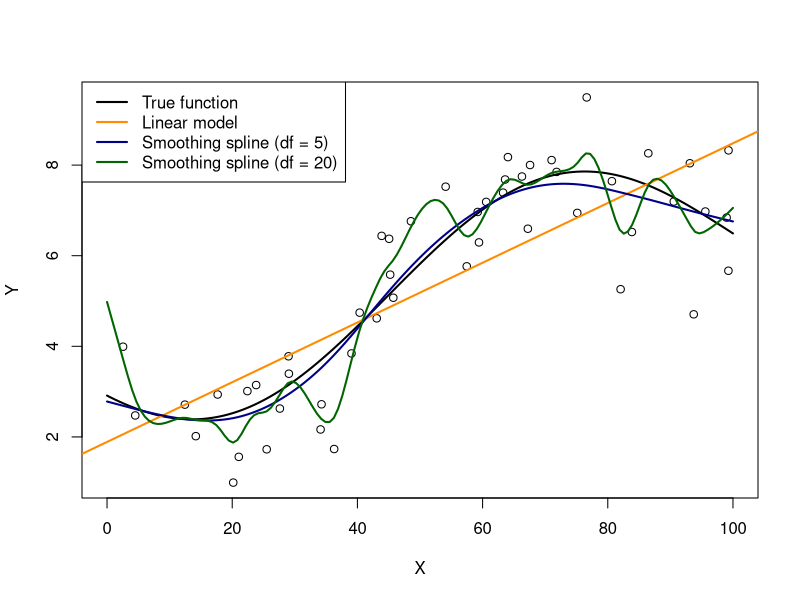

Write R code to recreate this figure.
## Figure 2.9
set.seed(321)

n <- 50

## true function
true_f <- function(x) {
  4 + 0.025 * x + 2* sin(10 + x * 2 * pi / 110)
}

## generate data points for plotting true function
xx     <- seq(0, 100, length.out = 150)
fxx    <- true_f(xx)

## generate training data (x, y)
x_vec  <- runif(n, min = 0, max = 100)
e_vec  <- rnorm(n)
y_vec  <- true_f(x_vec) + e_vec

## fit a simple linear regression model
lm_fit      <- lm(y_vec ~ x_vec)

## fit two smoothing spline models with different degrees of freedom
ss_fit_df5  <- smooth.spline(x_vec, y_vec, df = 5)
ss_fit_df20 <- smooth.spline(x_vec, y_vec, df = 20)


## plot the true function, the training data, and the fitted models
plot(x    = xx, 
     y    = fxx, 
     type = "l", lwd  = 2,
     ylim = range(y_vec), 
     ylab = "Y", xlab = "X")
points(x = x_vec, y = y_vec)
abline(lm_fit, col = "darkorange", lwd = 2)
lines(predict(ss_fit_df5, x=xx), col = "darkblue", lwd = 2)
lines(predict(ss_fit_df20, x=xx), col = "darkgreen", lwd = 2)

## adding a legend
legend("topleft", 
       legend = c("True function", 
       "Linear model", "Smoothing spline (df = 5)", 
       "Smoothing spline (df = 20)"), 
       col    = c("black", "darkorange", "darkblue", "darkgreen"), 
       lty    = c(1, 1, 1, 1), 
       lwd    = c(2, 2, 2, 2))

## compute training MSE
(MSE_train_lm      <- mean((y_vec - predict(lm_fit, newdata = data.frame("x_vec" = x_vec)))^2))
(MSE_train_ss_df5  <- mean((y_vec - predict(ss_fit_df5,  x=x_vec)$y)^2))
(MSE_train_ss_df20 <- mean((y_vec - predict(ss_fit_df20, x=x_vec)$y)^2))


## compute test MSE

## generate test data (x, y)
x_test_vec  <- runif(n, min = 0, max = 100)
e_test_vec  <- rnorm(n)
y_test_vec  <- true_f(x_test_vec) + e_test_vec

(MSE_test_lm      <- mean((y_test_vec - predict(lm_fit, newdata = data.frame("x_vec" = x_test_vec)))^2))
(MSE_test_ss_df5  <- mean((y_test_vec - predict(ss_fit_df5,  x=x_test_vec)$y)^2))
(MSE_test_ss_df20 <- mean((y_test_vec - predict(ss_fit_df20, x=x_test_vec)$y)^2))



